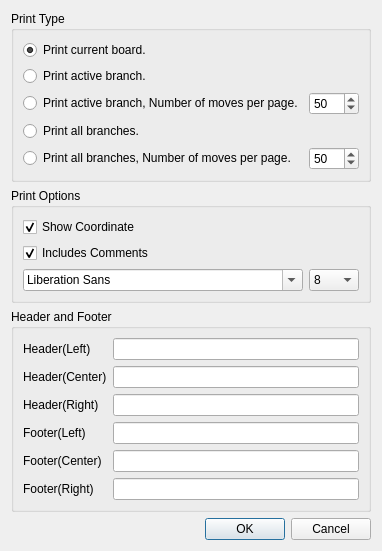
<?xml version="1.0" encoding="UTF-8"?>
<ui version="4.0">
 <class>PrintOptionDialog</class>
 <widget class="QDialog" name="PrintOptionDialog">
  <property name="geometry">
   <rect>
    <x>0</x>
    <y>0</y>
    <width>376</width>
    <height>480</height>
   </rect>
  </property>
  <property name="windowTitle">
   <string>Print Options</string>
  </property>
  <layout class="QVBoxLayout" name="verticalLayout_2">
   <item>
    <widget class="QGroupBox" name="typeGroupBox">
     <property name="title">
      <string>Print Type</string>
     </property>
     <layout class="QVBoxLayout" name="verticalLayout">
      <item>
       <widget class="QRadioButton" name="printActiveBoard">
        <property name="text">
         <string>Print current board.</string>
        </property>
        <property name="checked">
         <bool>true</bool>
        </property>
       </widget>
      </item>
      <item>
       <widget class="QRadioButton" name="printActiveBranch">
        <property name="text">
         <string>Print active branch.</string>
        </property>
       </widget>
      </item>
      <item>
       <layout class="QHBoxLayout" name="horizontalLayout">
        <item>
         <widget class="QRadioButton" name="printActiveBranchN">
          <property name="text">
           <string>Print active branch, Number of moves per page.</string>
          </property>
         </widget>
        </item>
        <item>
         <widget class="QSpinBox" name="activeBranchMovesPerPage">
          <property name="maximumSize">
           <size>
            <width>50</width>
            <height>16777215</height>
           </size>
          </property>
          <property name="maximum">
           <number>1000</number>
          </property>
          <property name="value">
           <number>50</number>
          </property>
         </widget>
        </item>
       </layout>
      </item>
      <item>
       <widget class="QRadioButton" name="printAllBranches">
        <property name="text">
         <string>Print all branches.</string>
        </property>
       </widget>
      </item>
      <item>
       <layout class="QHBoxLayout" name="horizontalLayout_2">
        <item>
         <widget class="QRadioButton" name="printAllBranchesN">
          <property name="text">
           <string>Print all branches, Number of moves per page.</string>
          </property>
         </widget>
        </item>
        <item>
         <widget class="QSpinBox" name="allBranchMovesPerPage">
          <property name="maximumSize">
           <size>
            <width>50</width>
            <height>16777215</height>
           </size>
          </property>
          <property name="maximum">
           <number>1000</number>
          </property>
          <property name="value">
           <number>50</number>
          </property>
         </widget>
        </item>
       </layout>
      </item>
     </layout>
    </widget>
   </item>
   <item>
    <widget class="QGroupBox" name="optionBox">
     <property name="title">
      <string>Print Options</string>
     </property>
     <layout class="QVBoxLayout" name="verticalLayout_3">
      <item>
       <widget class="QCheckBox" name="showCoordinate">
        <property name="text">
         <string>Show Coordinate</string>
        </property>
        <property name="checked">
         <bool>true</bool>
        </property>
       </widget>
      </item>
      <item>
       <widget class="QCheckBox" name="includeComments">
        <property name="text">
         <string>Includes Comments</string>
        </property>
        <property name="checked">
         <bool>true</bool>
        </property>
       </widget>
      </item>
      <item>
       <layout class="QHBoxLayout" name="horizontalLayout_3">
        <item>
         <widget class="QFontComboBox" name="fontComboBox"/>
        </item>
        <item>
         <widget class="QComboBox" name="fontSizeComboBox">
          <property name="maximumSize">
           <size>
            <width>50</width>
            <height>16777215</height>
           </size>
          </property>
          <item>
           <property name="text">
            <string>8</string>
           </property>
          </item>
          <item>
           <property name="text">
            <string>9</string>
           </property>
          </item>
          <item>
           <property name="text">
            <string>10</string>
           </property>
          </item>
          <item>
           <property name="text">
            <string>11</string>
           </property>
          </item>
          <item>
           <property name="text">
            <string>12</string>
           </property>
          </item>
          <item>
           <property name="text">
            <string>13</string>
           </property>
          </item>
          <item>
           <property name="text">
            <string>14</string>
           </property>
          </item>
          <item>
           <property name="text">
            <string>15</string>
           </property>
          </item>
         </widget>
        </item>
       </layout>
      </item>
     </layout>
    </widget>
   </item>
   <item>
    <widget class="QGroupBox" name="headerFooterGroupBox">
     <property name="title">
      <string>Header and Footer</string>
     </property>
     <layout class="QFormLayout" name="formLayout">
      <property name="fieldGrowthPolicy">
       <enum>QFormLayout::AllNonFixedFieldsGrow</enum>
      </property>
      <item row="0" column="0">
       <widget class="QLabel" name="headerLeftLabel">
        <property name="text">
         <string>Header(Left)</string>
        </property>
       </widget>
      </item>
      <item row="0" column="1">
       <widget class="QLineEdit" name="headerLeftEdit"/>
      </item>
      <item row="1" column="0">
       <widget class="QLabel" name="headerCenterLabel">
        <property name="text">
         <string>Header(Center)</string>
        </property>
       </widget>
      </item>
      <item row="1" column="1">
       <widget class="QLineEdit" name="headerCenterEdit"/>
      </item>
      <item row="2" column="0">
       <widget class="QLabel" name="headerRightLabel">
        <property name="text">
         <string>Header(Right)</string>
        </property>
       </widget>
      </item>
      <item row="2" column="1">
       <widget class="QLineEdit" name="headerRightEdit"/>
      </item>
      <item row="3" column="0">
       <widget class="QLabel" name="footerLeftLabel">
        <property name="text">
         <string>Footer(Left)</string>
        </property>
       </widget>
      </item>
      <item row="3" column="1">
       <widget class="QLineEdit" name="footerLeftEdit"/>
      </item>
      <item row="4" column="0">
       <widget class="QLabel" name="footerCenterLabel">
        <property name="text">
         <string>Footer(Center)</string>
        </property>
       </widget>
      </item>
      <item row="4" column="1">
       <widget class="QLineEdit" name="footerCenterEdit"/>
      </item>
      <item row="5" column="0">
       <widget class="QLabel" name="footerRightLabel">
        <property name="text">
         <string>Footer(Right)</string>
        </property>
       </widget>
      </item>
      <item row="5" column="1">
       <widget class="QLineEdit" name="footerRightEdit"/>
      </item>
     </layout>
    </widget>
   </item>
   <item>
    <spacer name="verticalSpacer">
     <property name="orientation">
      <enum>Qt::Vertical</enum>
     </property>
     <property name="sizeHint" stdset="0">
      <size>
       <width>20</width>
       <height>40</height>
      </size>
     </property>
    </spacer>
   </item>
   <item>
    <widget class="QDialogButtonBox" name="buttonBox">
     <property name="orientation">
      <enum>Qt::Horizontal</enum>
     </property>
     <property name="standardButtons">
      <set>QDialogButtonBox::Cancel|QDialogButtonBox::Ok</set>
     </property>
    </widget>
   </item>
  </layout>
 </widget>
 <tabstops>
  <tabstop>printActiveBoard</tabstop>
  <tabstop>printActiveBranch</tabstop>
  <tabstop>printActiveBranchN</tabstop>
  <tabstop>activeBranchMovesPerPage</tabstop>
  <tabstop>printAllBranches</tabstop>
  <tabstop>printAllBranchesN</tabstop>
  <tabstop>allBranchMovesPerPage</tabstop>
  <tabstop>showCoordinate</tabstop>
  <tabstop>includeComments</tabstop>
  <tabstop>fontComboBox</tabstop>
  <tabstop>fontSizeComboBox</tabstop>
  <tabstop>headerLeftEdit</tabstop>
  <tabstop>headerCenterEdit</tabstop>
  <tabstop>headerRightEdit</tabstop>
  <tabstop>footerLeftEdit</tabstop>
  <tabstop>footerCenterEdit</tabstop>
  <tabstop>footerRightEdit</tabstop>
  <tabstop>buttonBox</tabstop>
 </tabstops>
 <resources/>
 <connections>
  <connection>
   <sender>buttonBox</sender>
   <signal>accepted()</signal>
   <receiver>PrintOptionDialog</receiver>
   <slot>accept()</slot>
   <hints>
    <hint type="sourcelabel">
     <x>248</x>
     <y>254</y>
    </hint>
    <hint type="destinationlabel">
     <x>157</x>
     <y>274</y>
    </hint>
   </hints>
  </connection>
  <connection>
   <sender>buttonBox</sender>
   <signal>rejected()</signal>
   <receiver>PrintOptionDialog</receiver>
   <slot>reject()</slot>
   <hints>
    <hint type="sourcelabel">
     <x>316</x>
     <y>260</y>
    </hint>
    <hint type="destinationlabel">
     <x>286</x>
     <y>274</y>
    </hint>
   </hints>
  </connection>
 </connections>
</ui>
